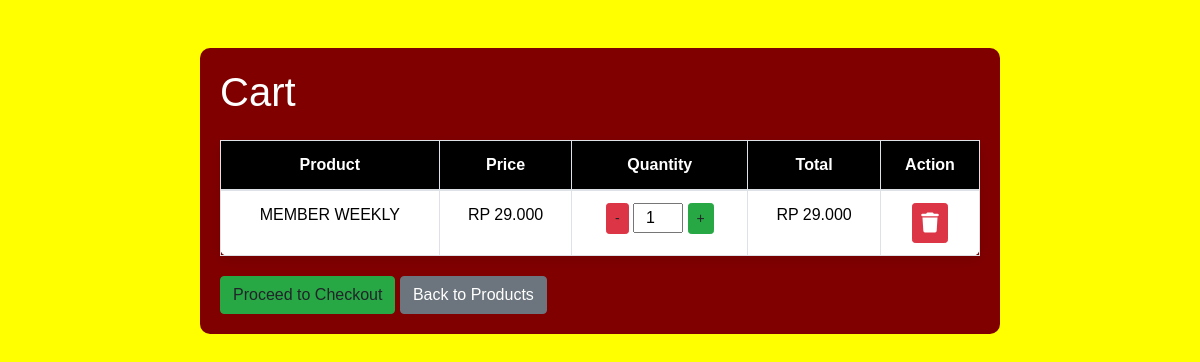
Before: /Order/cart.php (signed in) with the older database file.
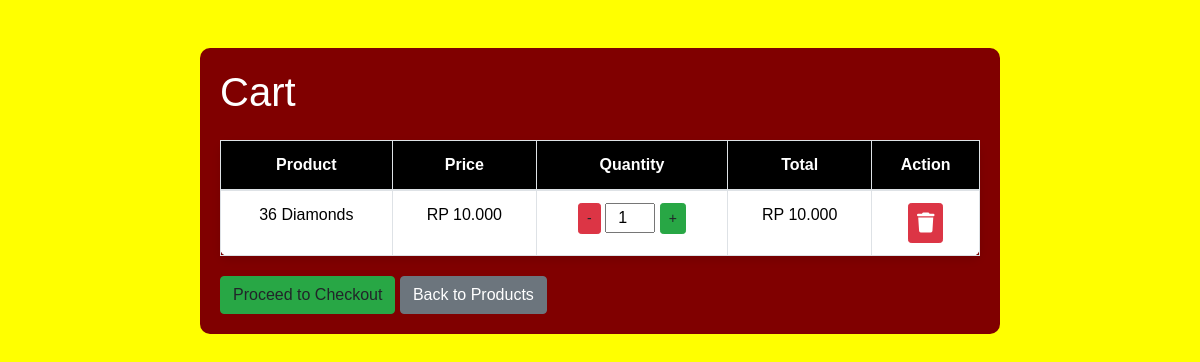
After: the same page with the newer database file.
### tables this page shows
CREATE TABLE `cart` (
  `id` int(11) NOT NULL,
  `user_id` int(11) NOT NULL,
  `product_id` int(11) NOT NULL,
  `quantity` int(11) NOT NULL,
  `created_at` timestamp NOT NULL DEFAULT current_timestamp()
);

CREATE TABLE `products` (
  `id` int(11) NOT NULL,
  `name` varchar(100) NOT NULL,
  `description` text NOT NULL,
  `price` decimal(10,2) NOT NULL,
  `image` varchar(255) NOT NULL,
  `created_at` timestamp NOT NULL DEFAULT current_timestamp()
);

### Order/cart.php (the view, shortened to what this page needs)
<?php
require '../config.php';
if (isset($_SESSION['user_id'])) {
    $sql = "SELECT cart.id, products.name, products.price, cart.quantity FROM cart
            JOIN products ON cart.product_id = products.id
            WHERE cart.user_id = ?";
    $stmt = $pdo->prepare($sql);
    $stmt->execute([$_SESSION['user_id']]);
    $cart_items = $stmt->fetchAll();
} else {
    $cart_items = [];
}
?>
<!DOCTYPE html>
<html lang="en">
<head>
    <link href="https://stackpath.bootstrapcdn.com/bootstrap/4.5.2/css/bootstrap.min.css" rel="stylesheet">
    <link rel="stylesheet" href="https://cdnjs.cloudflare.com/ajax/libs/font-awesome/6.0.0-beta3/css/all.min.css">
</head>
<body>
    <div class="container mt-5">
        <h1 class="mb-4">Cart</h1>
        <table class="table table-bordered">
            <thead>
                <tr>
                    <th>Product</th>
                    <th>Price</th>
                    <th>Quantity</th>
                    <th>Total</th>
                    <th>Action</th>
                </tr>
            </thead>
            <tbody>
                <?php foreach ($cart_items as $item): ?>
                    <tr>
                        <td><?php echo htmlspecialchars($item['name']); ?></td>
                        <td>RP <?php echo number_format($item['price'], 0, ',', '.'); ?></td>
                        <td>
                            <form action="cart.php" method="POST" class="d-inline">
                                <button type="submit" name="quantity" value="<?php echo $item['quantity'] - 1; ?>"
                                    class="btn btn-decrease btn-sm">-</button>
                                <input type="number" name="quantity" value="<?php echo $item['quantity']; ?>"
                                    class="quantity-input" min="1">
                                <button type="submit" name="quantity" value="<?php echo $item['quantity'] + 1; ?>"
                                    class="btn btn-increase btn-sm">+</button>
                            </form>
                        </td>
                        <td>RP <?php echo number_format($item['price'] * $item['quantity'], 0, ',', '.'); ?></td>
                        <td>
                            <a href="cart.php?action=delete&id=<?php echo $item['id']; ?>" class="btn btn-danger btn-sm btn-icon">
                                <i class="fas fa-trash"></i>
                            </a>
                        </td>
                    </tr>
                <?php endforeach; ?>
            </tbody>
        </table>
        <a href="checkout.php" class="btn btn-checkout btn-checkout">Proceed to Checkout</a>
        <a href="../index.php" class="btn btn-secondary">Back to Products</a>
    </div>
</body>
</html>

### Order/cart.php (style rules this page uses)
body { background-color: #FFFF00; font-family: Arial, sans-serif; color: #000000; }
.container { padding-top: 50px; max-width: 800px; margin: 0 auto; background-color: #800000; color: #FFFFFF; border-radius: 10px; padding: 20px; }
.table { background-color: #FFFFFF; color: #000000; box-shadow: 0 4px 8px rgba(0, 0, 0, 0.1); border-radius: 8px; width: 100%; margin-bottom: 20px; }
.table thead { background-color: #000000; color: #FFFFFF; }
.table th, .table td { padding: 12px; text-align: center; }
.btn-checkout { background-color: #28a745; border-color: #28a745; }
.btn-decrease { background-color: #dc3545; border-color: #dc3545; }
.btn-increase { background-color: #28a745; border-color: #28a745; }
.quantity-input { width: 50px; text-align: center; }
.btn-icon { font-size: 1.25rem; }

Changed rows visible on the page:
changed through a linked row, cart: product.name "MEMBER WEEKLY" → "36 Diamonds"; product.price "29.000" → "10.000"; $item['price'] * $item['quantity'] "29.000" → "10.000"
